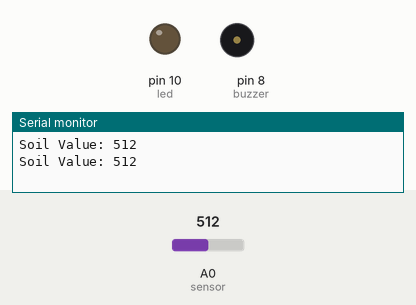
This sketch was run on a simulated Arduino Uno, built with avr-gcc and run on an emulated ATmega328P. On the bench: output pins drawn as LEDs (lit = HIGH), buzzer (waves = sounding), the last lines printed to the serial monitor. The test bench sets the inputs (shaded band); at power-on: A0 (sensor) = 512.

Above: at 1.8 s.
1.9 s: A0 (sensor) set to 682
3.4 s: A0 (sensor) set to 719
At 4.6 s:
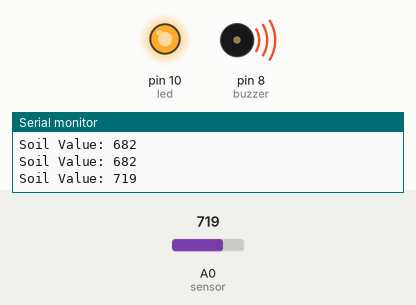
5.5 s: A0 (sensor) set to 690
At 7.2 s:
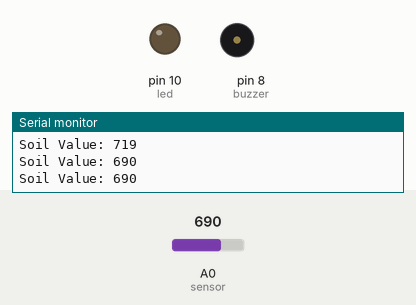
7.5 s: A0 (sensor) set to 710
At 8.9 s:
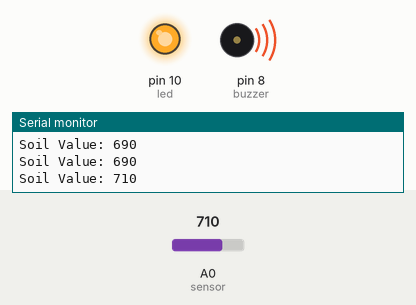
Timing chart, 0 to 10.5 s (numbered marks = the images above; inputs shaded):
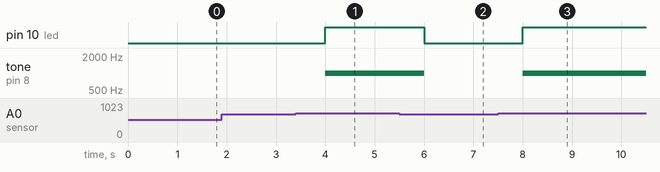

The sketch:

Soil_Moisture_Alarm_System.ino
```cpp
int sensor = A0;
int led = 10;
int buzzer = 8;

void setup() {

  Serial.begin(9600);

  pinMode(led, OUTPUT);
  pinMode(buzzer, OUTPUT);

}

void loop() {

  int soilValue = analogRead(sensor);

  Serial.print("Soil Value: ");
  Serial.println(soilValue);

  if (soilValue > 700) {

    digitalWrite(led, HIGH);

    tone(buzzer, 1000);

  }

  else {

    digitalWrite(led, LOW);

    noTone(buzzer);

  }

  delay(1000);

}
```

Measured:
- the behaviour switches between 700 and 701 on A0 (sensor) (found by bisection; images 0 and 1)
- after the input at 3.4 s, pin 10 (led): LOW → HIGH after 0.60 s; tone on pin 8 (buzzer): silent → 1000 Hz after 0.60 s
- after the input at 5.5 s, pin 10 (led): HIGH → LOW after 0.50 s; tone on pin 8 (buzzer): 1000 Hz → silent after 0.50 s
- after the input at 7.5 s, pin 10 (led): LOW → HIGH after 0.50 s; tone on pin 8 (buzzer): silent → 1000 Hz after 0.50 s
